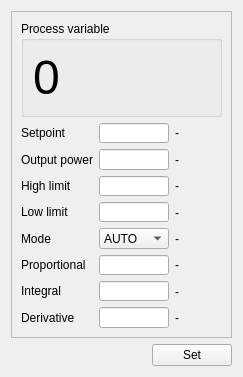
<?xml version="1.0" encoding="UTF-8"?>
<ui version="4.0">
 <class>Form</class>
 <widget class="QWidget" name="Form">
  <property name="geometry">
   <rect>
    <x>0</x>
    <y>0</y>
    <width>243</width>
    <height>377</height>
   </rect>
  </property>
  <property name="minimumSize">
   <size>
    <width>243</width>
    <height>377</height>
   </size>
  </property>
  <property name="maximumSize">
   <size>
    <width>243</width>
    <height>377</height>
   </size>
  </property>
  <property name="windowTitle">
   <string>Form</string>
  </property>
  <layout class="QGridLayout" name="gridLayout_4">
   <item row="0" column="0">
    <widget class="QFrame" name="frame">
     <property name="maximumSize">
      <size>
       <width>250</width>
       <height>16777215</height>
      </size>
     </property>
     <property name="frameShape">
      <enum>QFrame::StyledPanel</enum>
     </property>
     <property name="frameShadow">
      <enum>QFrame::Raised</enum>
     </property>
     <layout class="QGridLayout" name="gridLayout">
      <item row="1" column="1">
       <layout class="QGridLayout" name="gridLayout_5">
        <item row="2" column="0">
         <widget class="QLabel" name="high_display">
          <property name="text">
           <string>-</string>
          </property>
         </widget>
        </item>
        <item row="0" column="0">
         <widget class="QLabel" name="setpoint_display2">
          <property name="minimumSize">
           <size>
            <width>47</width>
            <height>19</height>
           </size>
          </property>
          <property name="text">
           <string>-</string>
          </property>
         </widget>
        </item>
        <item row="4" column="0">
         <widget class="QLabel" name="mode_display">
          <property name="text">
           <string>-</string>
          </property>
         </widget>
        </item>
        <item row="6" column="0">
         <widget class="QLabel" name="int_display">
          <property name="text">
           <string>-</string>
          </property>
         </widget>
        </item>
        <item row="3" column="0">
         <widget class="QLabel" name="low_display">
          <property name="text">
           <string>-</string>
          </property>
         </widget>
        </item>
        <item row="1" column="0">
         <widget class="QLabel" name="output_display">
          <property name="text">
           <string>-</string>
          </property>
         </widget>
        </item>
        <item row="5" column="0">
         <widget class="QLabel" name="prop_display">
          <property name="text">
           <string>-</string>
          </property>
         </widget>
        </item>
        <item row="7" column="0">
         <widget class="QLabel" name="der_display">
          <property name="text">
           <string>-</string>
          </property>
         </widget>
        </item>
       </layout>
      </item>
      <item row="1" column="0">
       <layout class="QFormLayout" name="formLayout">
        <item row="0" column="0">
         <widget class="QLabel" name="label">
          <property name="text">
           <string>Setpoint</string>
          </property>
         </widget>
        </item>
        <item row="0" column="1">
         <widget class="QLineEdit" name="setpoint"/>
        </item>
        <item row="1" column="0">
         <widget class="QLabel" name="label_8">
          <property name="text">
           <string>Output power</string>
          </property>
         </widget>
        </item>
        <item row="1" column="1">
         <widget class="QLineEdit" name="output"/>
        </item>
        <item row="2" column="0">
         <widget class="QLabel" name="label_5">
          <property name="text">
           <string>High limit</string>
          </property>
         </widget>
        </item>
        <item row="2" column="1">
         <widget class="QLineEdit" name="high"/>
        </item>
        <item row="3" column="0">
         <widget class="QLabel" name="label_6">
          <property name="text">
           <string>Low limit</string>
          </property>
         </widget>
        </item>
        <item row="3" column="1">
         <widget class="QLineEdit" name="low"/>
        </item>
        <item row="4" column="0">
         <widget class="QLabel" name="label_7">
          <property name="text">
           <string>Mode</string>
          </property>
         </widget>
        </item>
        <item row="4" column="1">
         <widget class="QComboBox" name="mode">
          <item>
           <property name="text">
            <string>AUTO</string>
           </property>
          </item>
          <item>
           <property name="text">
            <string>MANUAL</string>
           </property>
          </item>
         </widget>
        </item>
        <item row="5" column="0">
         <widget class="QLabel" name="label_2">
          <property name="text">
           <string>Proportional</string>
          </property>
         </widget>
        </item>
        <item row="6" column="0">
         <widget class="QLabel" name="label_3">
          <property name="text">
           <string>Integral</string>
          </property>
         </widget>
        </item>
        <item row="7" column="0">
         <widget class="QLabel" name="label_4">
          <property name="text">
           <string>Derivative</string>
          </property>
         </widget>
        </item>
        <item row="5" column="1">
         <widget class="QLineEdit" name="prop"/>
        </item>
        <item row="6" column="1">
         <widget class="QLineEdit" name="integ"/>
        </item>
        <item row="7" column="1">
         <widget class="QLineEdit" name="deriv"/>
        </item>
       </layout>
      </item>
      <item row="0" column="0" colspan="2">
       <widget class="QGroupBox" name="groupBox_3">
        <property name="title">
         <string>Process variable</string>
        </property>
        <layout class="QGridLayout" name="gridLayout_2">
         <item row="0" column="0">
          <widget class="QLabel" name="pv_display">
           <property name="text">
            <string>&lt;html&gt;&lt;head/&gt;&lt;body&gt;&lt;p&gt;&lt;span style=&quot; font-size:36pt;&quot;&gt;0&lt;/span&gt;&lt;/p&gt;&lt;/body&gt;&lt;/html&gt;</string>
           </property>
          </widget>
         </item>
        </layout>
       </widget>
      </item>
     </layout>
    </widget>
   </item>
   <item row="1" column="0" alignment="Qt::AlignRight">
    <widget class="QPushButton" name="setpid">
     <property name="text">
      <string>Set</string>
     </property>
    </widget>
   </item>
  </layout>
 </widget>
 <resources/>
 <connections/>
</ui>
